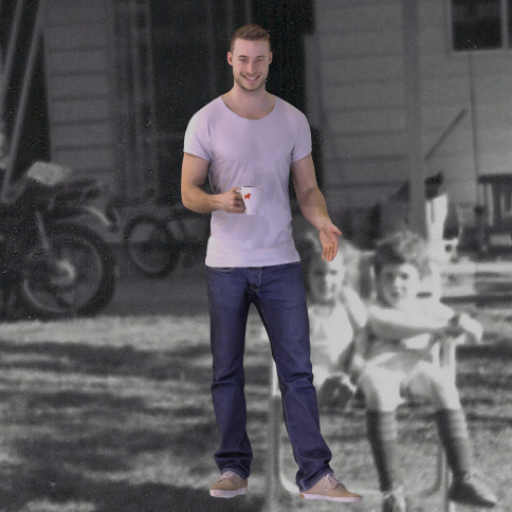
#> input picture ai_app/services/3d_engines/pifuhd/sample_images/test.png, 512 x 512 px
$ python refine_alpha.py ../services/3d_engines/pifuhd/sample_images/test.png ../services/3d_engines/pifuhd/sample_images/test.png ../services/3d_engines/pifuhd/sample_images/test.png
#> lines starting #> are read from the running program, lines starting #| are printed output that depends on the picture
"""Refine a binary mask into a smooth alpha matte and apply to image.

Provides a function `refine_and_save(input_image, mask_image, out_path)`
that will produce an RGBA PNG with improved edges.
"""
from PIL import Image
import numpy as np
import cv2
from pathlib import Path

def refine_alpha_from_mask(mask_np, fg_dilate=10, bg_dilate=10, feather=7):
    kernel = cv2.getStructuringElement(cv2.MORPH_ELLIPSE, (3,3))
    sure_fg = cv2.erode(mask_np, kernel, iterations=fg_dilate)
    sure_bg = cv2.erode(255-mask_np, kernel, iterations=bg_dilate)
    trimap = np.full_like(mask_np, 128)
    trimap[sure_fg==255] = 255
    trimap[sure_bg==255] = 0
    fg_dist = cv2.distanceTransform((trimap==255).astype(np.uint8), cv2.DIST_L2, 5)
    bg_dist = cv2.distanceTransform((trimap==0).astype(np.uint8), cv2.DIST_L2, 5)
    denom = fg_dist + bg_dist + 1e-8
    alpha = (fg_dist / denom)
    alpha = np.clip(alpha, 0.0, 1.0)
    alpha = cv2.GaussianBlur((alpha*255).astype(np.uint8), (feather*2+1, feather*2+1), 0)
    alpha = cv2.morphologyEx(alpha, cv2.MORPH_CLOSE, kernel, iterations=1)
    return alpha

def apply_alpha_to_image(rgb_pil, alpha_np):
    rgb = np.array(rgb_pil.convert('RGB'))
    if alpha_np.shape[:2] != rgb.shape[:2]:
        alpha_np = cv2.resize(alpha_np, (rgb.shape[1], rgb.shape[0]), interpolation=cv2.INTER_LINEAR)
    rgba = np.dstack((rgb, alpha_np))
    return Image.fromarray(rgba)

def refine_and_save(input_image_path, mask_image_path, out_path):
    img = Image.open(input_image_path).convert('RGB')
#> img is the input picture: PIL image 512x512 RGB; mean R, G, B 91.8, 89.6, 92.9
    mask = Image.open(mask_image_path).convert('L')
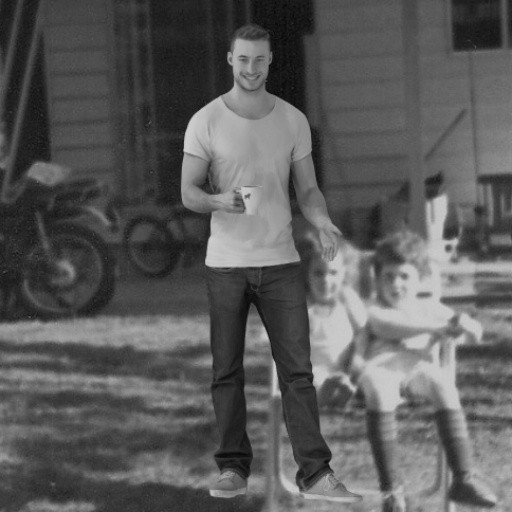
#> mask: PIL image 512x512 L; min 9, max 203, mean 90.7
    mask_np = np.array(mask)
    alpha = refine_alpha_from_mask(mask_np)
#> in refine_alpha_from_mask, `sure_fg = cv2.erode(mask_np, kernel, iterations=fg_dilate)`:
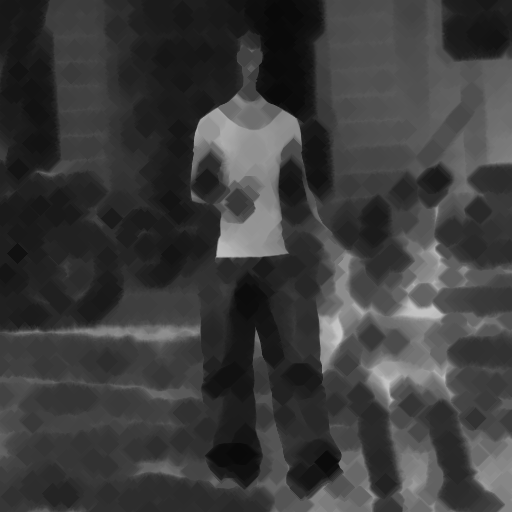
#> sure_fg: shape (512, 512); min 9, max 199, mean 60.5
#> in refine_alpha_from_mask, `sure_bg = cv2.erode(255-mask_np, kernel, iterations=bg_dilate)`:
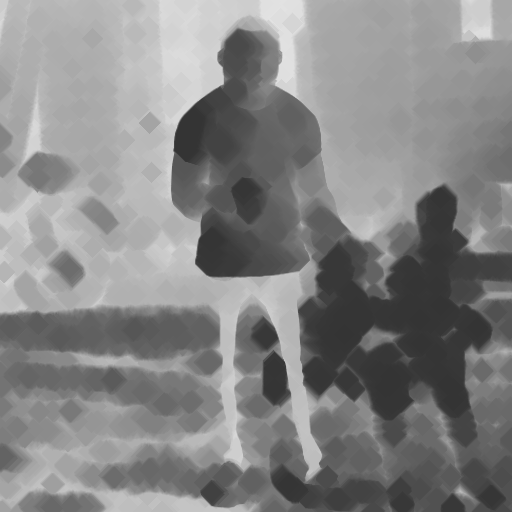
#> sure_bg: shape (512, 512); min 52, max 226, mean 133.2
#> alpha: shape (512, 512); every value is 0
    out = apply_alpha_to_image(img, alpha)
    Path(out_path).parent.mkdir(parents=True, exist_ok=True)
    out.save(out_path)
    return out_path

if __name__ == '__main__':
    import sys
    if len(sys.argv) < 4:
        print('Usage: python ai_app/utils/refine_alpha.py input.png mask.png out.png')
        sys.exit(2)
    refine_and_save(sys.argv[1], sys.argv[2], sys.argv[3])
